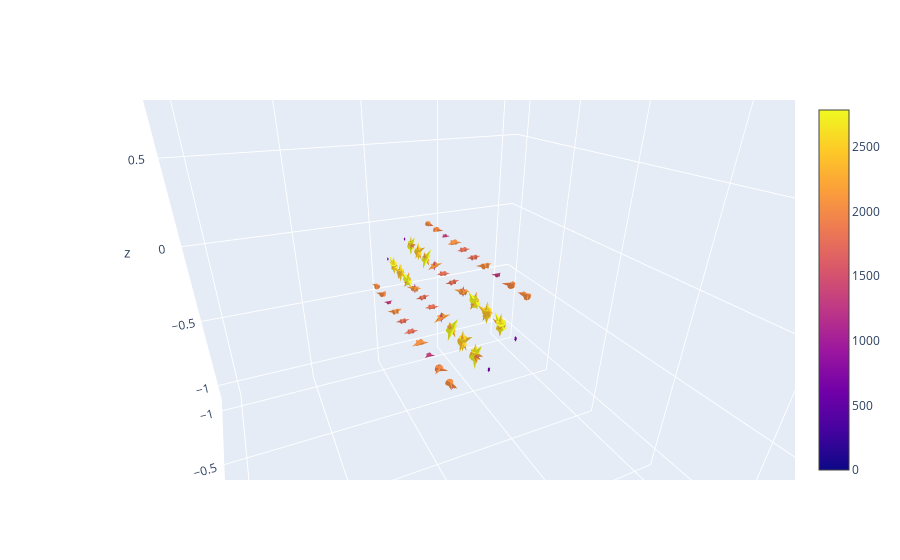

Notebook cell for this chart:
### Code cell
import numpy as np

# Define the grid
x = np.linspace(-1, 1, 200)
y = np.linspace(-1, 1, 200)
z = np.linspace(-1, 1, 200)
X, Y, Z = np.meshgrid(x, y, z)

# Parameters and vector field
R = 0.5

#intensity = 0.1/ np.exp(10 * (R - np.sqrt(Y**2 + X**2))**2 + 10 * Z**2)
#Fx = -Y *intensity
#Fy = X * intensity
#Fz = np.zeros_like(X)



# Curl function
def curl(Fx, Fy, Fz, dx, dy, dz):
    dFy_dz = np.gradient(Fy, dz, axis=2)  # ∂Fy/∂z
    dFz_dy = np.gradient(Fz, dy, axis=1)  # ∂Fz/∂y
    dFx_dz = np.gradient(Fx, dz, axis=2)  # ∂Fx/∂z
    dFz_dx = np.gradient(Fz, dx, axis=0)  # ∂Fz/∂x
    dFx_dy = np.gradient(Fx, dy, axis=1)  # ∂Fx/∂y
    dFy_dx = np.gradient(Fy, dx, axis=0)  # ∂Fy/∂x

    # Curl components
    Cx = dFz_dy - dFy_dz
    Cy = dFx_dz - dFz_dx
    Cz = dFy_dx - dFx_dy

    return Cx, Cy, Cz

# Compute the curl
dx = x[1] - x[0]
dy = y[1] - y[0]
dz = z[1] - z[0]
Cx, Cy, Cz = curl(Fx, Fy, Fz, dx, dy, dz)


import plotly.graph_objects as go

fig = go.Figure(data=go.Cone(x=X.flatten(), y=Z.flatten(), z=Z.flatten(), u=Cx.flatten(), v=Cy.flatten(), w=Cz.flatten()))


fig.show()

### Figure 1 — Plotly figure (JSON) as saved in the notebook; plotly's stock layout.template omitted (floating-point values rounded to 4 significant figures; data arrays with more than 128 entries replaced by an {"elided": "..."} marker saying what was removed)
{"data": [{"type": "cone", "u": {"elided": "8000 float values"}, "v": {"elided": "8000 float values"}, "w": {"elided": "8000 float values"}, "x": {"elided": "8000 float values"}, "y": {"elided": "8000 float values"}, "z": {"elided": "8000 float values"}}], "layout": {"autosize": true, "scene": {"aspectmode": "auto", "aspectratio": {"x": 1, "y": 1, "z": 1}, "camera": {"center": {"x": 0, "y": 0, "z": 0}, "eye": {"x": 0.7833, "y": -0.3495, "z": 0.4236}, "projection": {"type": "perspective"}, "up": {"x": 0, "y": 0, "z": 1}}}}}
